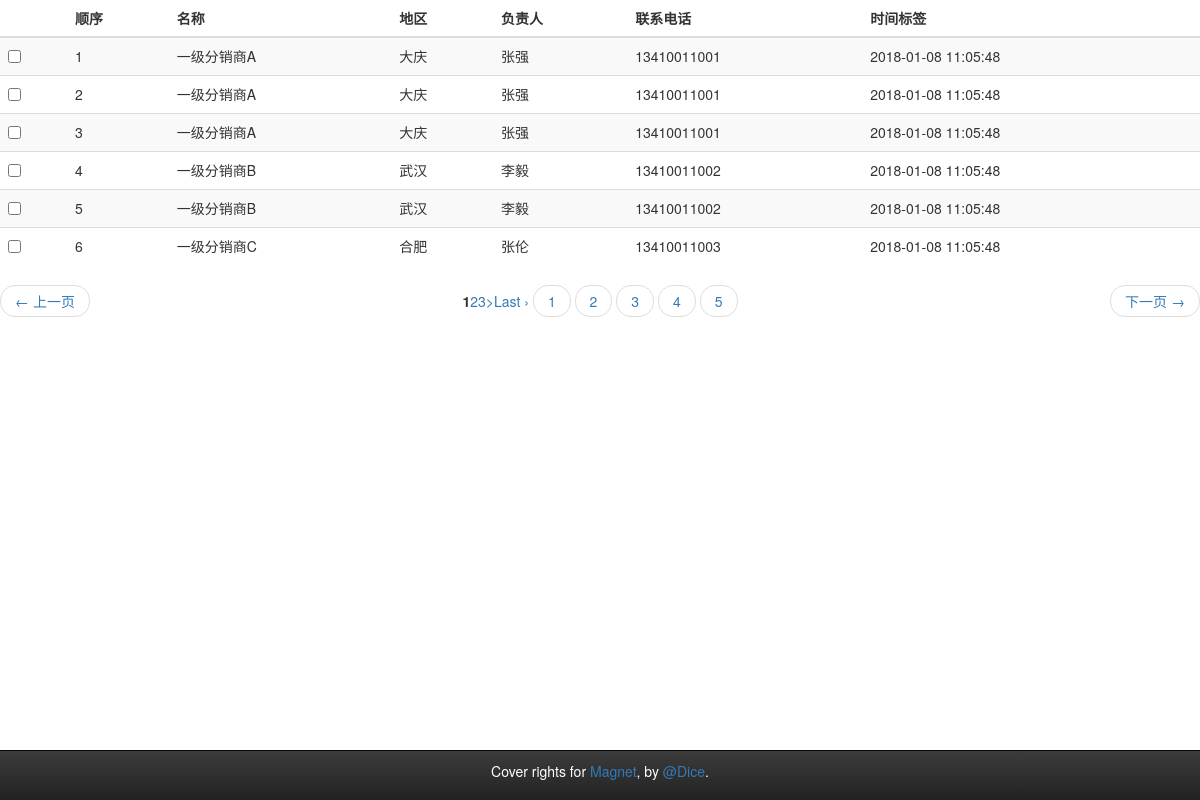
/index.php/manager/reseller_load, run on the app's committed database.
### tables this page shows
CREATE TABLE IF NOT EXISTS `reseller` (
  `id` int(11) NOT NULL COMMENT '分销商id',
  `name` varchar(255) NOT NULL COMMENT '名称',
  `area` varchar(255) NOT NULL COMMENT '区域',
  `director` varchar(255) NOT NULL COMMENT '负责人',
  `company_number` varchar(45) NOT NULL COMMENT '公司电话',
  `director_number` varchar(45) NOT NULL COMMENT '负责人电话',
  `create_time` timestamp NOT NULL DEFAULT CURRENT_TIMESTAMP COMMENT '地址创建时间',
  `changed_time` timestamp NOT NULL DEFAULT CURRENT_TIMESTAMP ON UPDATE CURRENT_TIMESTAMP COMMENT '地址修改时间',
  `address_id` int(11) NOT NULL COMMENT '分销商地址id',
  PRIMARY KEY (`id`)
);

### application/controllers/Manager.php (called while the page is built, shortened)
<?php
class Manager extends CI_Controller {
    public function reseller_load(){
            $this->load->database();
		    $this->load->view('head.php');
            $query = $this->db->query("SELECT * FROM menu WHERE menu.levels = 1");
            $navbarFirst =  $query->row()->name;
            $data['navbarFirst'] = $navbarFirst;
            $role_tips = $this->db->query('SELECT
            role.id,
			role.tips
			FROM
			role');
			$data['role_tips'] = $role_tips->result_array();
			$dept_fullname = $this->db->query('SELECT
			dept.id,
			dept.fullname
			FROM
			dept ');
			$data['dept_fullname'] = $dept_fullname->result_array();
			$per_page = 6;
			$this->load->library('pagination');
			$this->load->helper('url');
		    $config['base_url'] = site_url('manager/reseller_load');
			$config['total_rows'] = 22;
			$config['per_page'] = $per_page;
			$this->pagination->initialize($config);
			$offset = intval ($this->uri->segment(3));
			$data['pagelink'] = $this->pagination->create_links();
			$sql = 'SELECT * FROM reseller LIMIT '.$offset.', '.$per_page.' ';
            $reseller_list = $this->db->query($sql);
			$data['reseller_list'] = $reseller_list->result_array();
            $this->load->view('Reseller/table_data.php',$data);
            $this->load->view('Reseller/page.php',$data);
            $this->load->view('foot.php');
		    $this->load->view('modal.php');
		    $this->load->view('jquery_tail.php');
		    $this->load->view('login.js');
    }
}

### index.php (called while the page is built, shortened)
<?php
require_once BASEPATH.'core/CodeIgniter.php';

### application/views/Reseller/table_data.php (the view)
<table class="table table-hover table-striped">
	  <thead>
      	<tr>
          <th></th>
      		<th>顺序</th>
      		<th>名称</th>
      		<th>地区</th>
      		<th>负责人</th>
          <th>联系电话</th>
          <th>时间标签</th>
    	</tr>
  	  </thead>
      <?php foreach ($reseller_list as $row):?>
  	  <tr>
        <td><input type="checkbox" value="" class="delCheck"></td>
  	  	<td><?=$row['id']?></td>
  	  	<td><?=$row['name']?></td>
  	  	<td><?=$row['area']?></td>
  	  	<td><?=$row['director']?></td>
        <td><?=$row['director_number']?></td>
        <td><?=$row['changed_time']?></td>
  	  </tr>
  	  <?php endforeach; ?>
</table>

### application/views/head.php (style rules this page uses)
html { width:100%; overflow-x:hidden; }
.delCheck { padding-left: 5px; }

### data on the page
reseller: id "1", name "一级分销商A", area "大庆", director "张强", director_number "13410011001", changed_time "2018-01-08 11:05:48"
reseller: id "2", name "一级分销商A", area "大庆", director "张强", director_number "13410011001", changed_time "2018-01-08 11:05:48"
reseller: id "3", name "一级分销商A", area "大庆", director "张强", director_number "13410011001", changed_time "2018-01-08 11:05:48"
reseller: id "4", name "一级分销商B", area "武汉", director "李毅", director_number "13410011002", changed_time "2018-01-08 11:05:48"
reseller: id "5", name "一级分销商B", area "武汉", director "李毅", director_number "13410011002", changed_time "2018-01-08 11:05:48"
reseller: id "6", name "一级分销商C", area "合肥", director "张伦", director_number "13410011003", changed_time "2018-01-08 11:05:48"

### other printed values
$pagelink "1 2 3 > Last ›"
